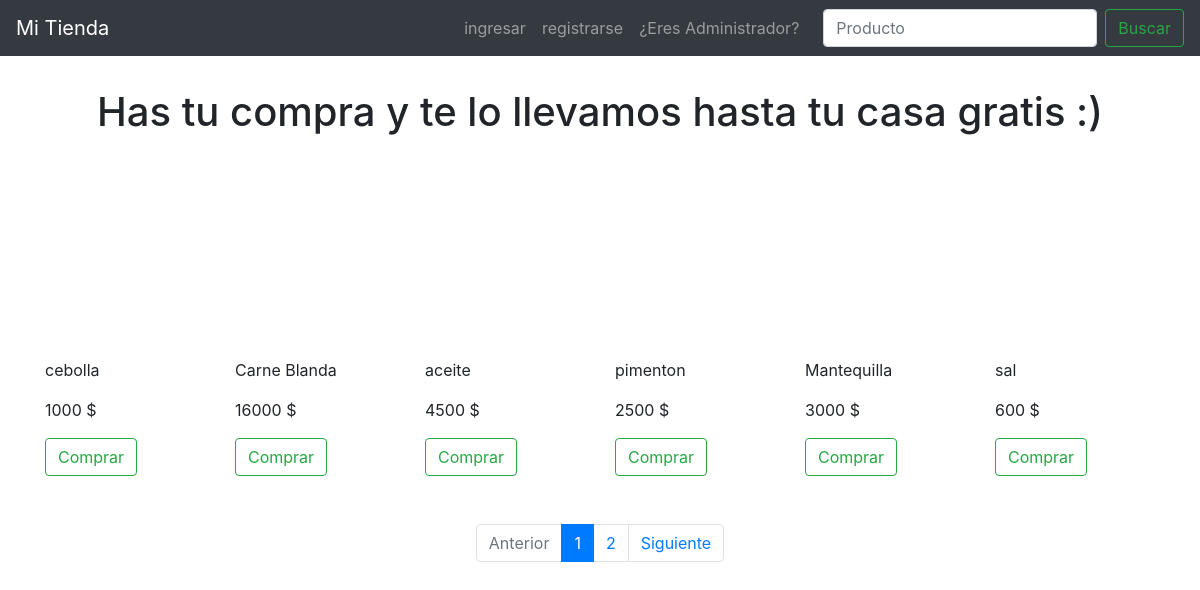
The app's page /index.php?pagina=1 with its own data.
### tables this page shows
CREATE TABLE `productos` (
  `id` int(11) NOT NULL,
  `urls` varchar(255) NOT NULL,
  `nombre` varchar(255) NOT NULL,
  `precio` int(10) NOT NULL,
  `categoria` int(10) NOT NULL
);

### index.php (the view, shortened to what this page needs)
<?php
include "conexion.php";
$sql_leer= 'SELECT * FROM  productos';
$gsent= $pdo->prepare($sql_leer);
$gsent->execute();
$resultado=$gsent->fetchAll();
$articulos_x_pagina=6;
$total_articulos_db = $gsent->rowCount();
$paginas=$total_articulos_db/$articulos_x_pagina;
$paginas= ceil($paginas);
$iniciar=($_GET['pagina']-1)*$articulos_x_pagina;
$sql_articulos='SELECT * FROM productos LIMIT :iniciar,:narticulos';
$sentencia_articulos =$pdo->prepare($sql_articulos);
$sentencia_articulos->bindParam(':iniciar',$iniciar,PDO::PARAM_INT);
$sentencia_articulos->bindParam(':narticulos',$articulos_x_pagina,PDO::PARAM_INT);
$sentencia_articulos->execute();
$resultado_articulos = $sentencia_articulos->fetchAll();
?>
<!doctype html>
<html lang="en">
  <head>
    <link href="css/bootstrap.min.css" rel="stylesheet">
    <link href="css/navbar-top-fixed.css" rel="stylesheet">
    <link href="css/style.css" rel="stylesheet">
  </head>
  <body>
    <nav class="navbar navbar-expand-md navbar-dark fixed-top bg-dark">
      <a class="navbar-brand" href="index.php">Mi Tienda</a>
      <div class="collapse navbar-collapse" id="navbarCollapse">
        <ul class="navbar-nav ml-auto ">
          <?php if(!isset($_COOKIE['mail'])): ?>
          <li class="nav-item">
            <a class="nav-link" href="ingresar.php">ingresar</a>
          </li>
          <li class="nav-item">
            <a class="nav-link" href="registro.php">registrarse</a>
          </li>
          <?php endif ?>
          <li class="nav-item">
            <a class="nav-link" href="admin.php">¿Eres Administrador?</a>
          </li>
        </ul>
        <form class="form-inline mt-5 mt-md-0 ml-3" action="buscar.php" method="POST" onsubmit="return validar()">
          <input class="form-control mr-2" id="buscar" type="text" placeholder="Producto" aria-label="Search" name="name">
          <button class="btn btn-outline-success my-2 my-sm-0" type="submit">Buscar</button>
        </form>
      </div>
    </nav>
    <h1 class="text-center p-3">Has tu compra y te lo llevamos hasta tu casa gratis :)</h1>
    <div class="container">
      <div class="row">
        <?php
        foreach($resultado_articulos as $dato): ?>
        <div class="col-4 col-sm-3 col-md-2 mb-5 ">
          <p class="nombre"><?php echo $dato['nombre'] ?> </p>
          <p class="precio"><?php echo $dato['precio'] ?> $</p>
          <button class="btn btn-outline-success boton" onclick="mandar_datos('<?php echo $dato['nombre'] ?>', <?php echo $dato['precio'] ?>)" type="button">Comprar</button>
        </div>
        <?php endforeach ?>
      </div>
    </div>
    <nav aria-label="page navigation example">
        <ul class="pagination justify-content-center">
            <li class="page-item <?php echo $_GET['pagina']<=1? 'disabled': '' ?> "><a class="page-link" href="index.php?pagina=<?php echo $_GET['pagina']-1 ?>">Anterior</a></li>
            <?php  for($i=0;$i<$paginas;$i++): ?>
            <li class="page-item <?php echo $_GET['pagina']==$i+1 ? 'active' : '' ?>"><a class="page-link" href="index.php?pagina=<?php echo $i+1;  ?>"><?php echo $i+1;  ?></a></li>
            <?php endfor ?>
            <li class="page-item <?php echo $_GET['pagina']>=$paginas? 'disabled': '' ?> "><a class="page-link" href="index.php?pagina=<?php echo $_GET['pagina']+1 ?>">Siguiente</a></li>
        </ul>
    </nav>
  </body>
</html>

### css/navbar-top-fixed.css (style rules this page uses)
body { min-height: 75rem; padding-top: 4.5rem; }

### records on screen
productos: nombre "cebolla", precio "1000"
productos: nombre "Carne Blanda", precio "16000"
productos: nombre "aceite", precio "4500"
productos: nombre "pimenton", precio "2500"
productos: nombre "Mantequilla", precio "3000"
productos: nombre "sal", precio "600"
